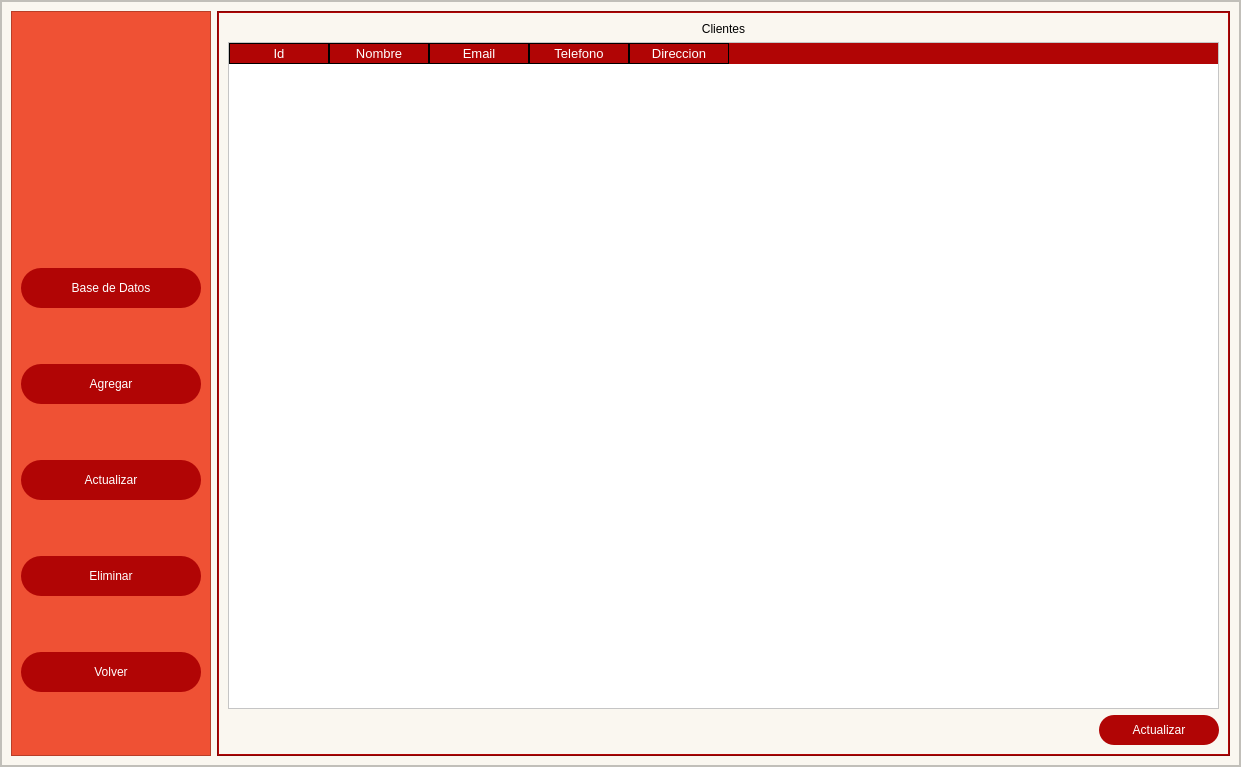
<?xml version="1.0" encoding="UTF-8"?>
<ui version="4.0">
 <class>MainWindow</class>
 <widget class="QMainWindow" name="MainWindow">
  <property name="geometry">
   <rect>
    <x>0</x>
    <y>0</y>
    <width>1241</width>
    <height>767</height>
   </rect>
  </property>
  <property name="sizePolicy">
   <sizepolicy hsizetype="Expanding" vsizetype="Expanding">
    <horstretch>0</horstretch>
    <verstretch>0</verstretch>
   </sizepolicy>
  </property>
  <property name="minimumSize">
   <size>
    <width>800</width>
    <height>600</height>
   </size>
  </property>
  <property name="windowTitle">
   <string>AthloZone - Gestionar Clientes</string>
  </property>
  <property name="windowIcon">
   <iconset>
    <normaloff>../logoAthloZone.png</normaloff>../logoAthloZone.png</iconset>
  </property>
  <property name="dockNestingEnabled">
   <bool>true</bool>
  </property>
  <widget class="QWidget" name="centralwidget">
   <layout class="QVBoxLayout" name="verticalLayout">
    <property name="spacing">
     <number>0</number>
    </property>
    <property name="leftMargin">
     <number>0</number>
    </property>
    <property name="topMargin">
     <number>0</number>
    </property>
    <property name="rightMargin">
     <number>0</number>
    </property>
    <property name="bottomMargin">
     <number>0</number>
    </property>
    <item>
     <widget class="QFrame" name="frame">
      <property name="styleSheet">
       <string notr="true">background-color: #FAF7F0;</string>
      </property>
      <property name="frameShape">
       <enum>QFrame::StyledPanel</enum>
      </property>
      <property name="frameShadow">
       <enum>QFrame::Raised</enum>
      </property>
      <layout class="QVBoxLayout" name="verticalLayout_2" stretch="8">
       <property name="spacing">
        <number>0</number>
       </property>
       <property name="leftMargin">
        <number>0</number>
       </property>
       <property name="topMargin">
        <number>0</number>
       </property>
       <property name="rightMargin">
        <number>0</number>
       </property>
       <property name="bottomMargin">
        <number>0</number>
       </property>
       <item>
        <widget class="QFrame" name="frameContenido">
         <property name="frameShape">
          <enum>QFrame::StyledPanel</enum>
         </property>
         <property name="frameShadow">
          <enum>QFrame::Raised</enum>
         </property>
         <layout class="QHBoxLayout" name="horizontalLayout_2">
          <item>
           <widget class="QFrame" name="frameControl">
            <property name="minimumSize">
             <size>
              <width>200</width>
              <height>0</height>
             </size>
            </property>
            <property name="maximumSize">
             <size>
              <width>0</width>
              <height>16777215</height>
             </size>
            </property>
            <property name="styleSheet">
             <string notr="true">QFrame{
background-color: rgb(239, 81, 52)
}

QPushButton{
background-color: rgb(177, 5, 5);
border-radius: 20px;
color: white;
font: 77 10pt &quot;Arial-Black&quot;;
}

QPushButton:hover{
background-color: white;
border-radius: 20px;
border-bottom-left-radius: 20px;
color: black;
font: 77 10pt &quot;Arial-Black&quot;;
}</string>
            </property>
            <property name="frameShape">
             <enum>QFrame::StyledPanel</enum>
            </property>
            <property name="frameShadow">
             <enum>QFrame::Raised</enum>
            </property>
            <layout class="QVBoxLayout" name="verticalLayout_3">
             <property name="topMargin">
              <number>0</number>
             </property>
             <item>
              <widget class="QLabel" name="label_16">
               <property name="minimumSize">
                <size>
                 <width>100</width>
                 <height>100</height>
                </size>
               </property>
               <property name="maximumSize">
                <size>
                 <width>16777215</width>
                 <height>150</height>
                </size>
               </property>
               <property name="text">
                <string/>
               </property>
               <property name="pixmap">
                <pixmap>../logoAthloZone.png</pixmap>
               </property>
               <property name="scaledContents">
                <bool>true</bool>
               </property>
              </widget>
             </item>
             <item>
              <widget class="QPushButton" name="botonBaseDatos">
               <property name="minimumSize">
                <size>
                 <width>0</width>
                 <height>40</height>
                </size>
               </property>
               <property name="text">
                <string>Base de Datos</string>
               </property>
              </widget>
             </item>
             <item>
              <widget class="QPushButton" name="botonAgregar">
               <property name="minimumSize">
                <size>
                 <width>0</width>
                 <height>40</height>
                </size>
               </property>
               <property name="text">
                <string>Agregar</string>
               </property>
              </widget>
             </item>
             <item>
              <widget class="QPushButton" name="botonActualizar">
               <property name="minimumSize">
                <size>
                 <width>0</width>
                 <height>40</height>
                </size>
               </property>
               <property name="text">
                <string>Actualizar</string>
               </property>
              </widget>
             </item>
             <item>
              <widget class="QPushButton" name="botonEliminar">
               <property name="minimumSize">
                <size>
                 <width>0</width>
                 <height>40</height>
                </size>
               </property>
               <property name="text">
                <string>Eliminar</string>
               </property>
              </widget>
             </item>
             <item>
              <widget class="QPushButton" name="botonVolver">
               <property name="minimumSize">
                <size>
                 <width>0</width>
                 <height>40</height>
                </size>
               </property>
               <property name="text">
                <string>Volver</string>
               </property>
              </widget>
             </item>
            </layout>
           </widget>
          </item>
          <item>
           <widget class="QFrame" name="framePaginas">
            <property name="styleSheet">
             <string notr="true">QFrame{
	background-color:rgb(177, 5, 5);
}

QLabel{
	font: 87 12pt &quot;Arial Black&quot;;
	background-color: #000000ff;
	color: black;
	border: 0px solid #14C8DC;
}

QLineEdit{
	color: black;
	border: 0.5px solid rgb(61, 61, 61);
	font: 75 12pt &quot;Times New Roman&quot;;
}

QPushButton{
	background-color: rgb(177, 5, 5);
	border-radius: 15px;
	color: white;
	font: 20 12pt &quot;Arial&quot;;

}


QPushButton:hover{
	background-color: rgb(239, 81, 52);
	border-radius: 15px;
	color: black;
	font: 77 12pt &quot;Arial&quot;;


}

QTableWidget {
    background-color: rgb(255, 255, 255);
    color: rgb(0, 0, 0);
    gridline-color: rgb(0, 206, 151);
    font-size: 12pt;
    color: #000000;
}

QHeaderView::section {
    background-color:rgb(177, 5, 5);
    border: 1px solid rgb(0, 0, 0);
    font-size: 10pt;
	color: white;
}

QTableWidget QTableCornerButton::section {
    background-color: rgb(0, 0, 0);
    border: 1px solid rgb(0, 206, 151);
}




</string>
            </property>
            <property name="frameShape">
             <enum>QFrame::StyledPanel</enum>
            </property>
            <property name="frameShadow">
             <enum>QFrame::Raised</enum>
            </property>
            <layout class="QVBoxLayout" name="verticalLayout_4">
             <property name="spacing">
              <number>0</number>
             </property>
             <property name="leftMargin">
              <number>1</number>
             </property>
             <property name="topMargin">
              <number>1</number>
             </property>
             <property name="rightMargin">
              <number>1</number>
             </property>
             <property name="bottomMargin">
              <number>1</number>
             </property>
             <item>
              <widget class="QStackedWidget" name="stackedWidget">
               <widget class="QWidget" name="paginaDatos">
                <layout class="QVBoxLayout" name="verticalLayout_5">
                 <item>
                  <widget class="QLabel" name="label">
                   <property name="text">
                    <string>Clientes</string>
                   </property>
                   <property name="alignment">
                    <set>Qt::AlignCenter</set>
                   </property>
                  </widget>
                 </item>
                 <item>
                  <widget class="QTableWidget" name="tablaClientes">
                   <column>
                    <property name="text">
                     <string>Id</string>
                    </property>
                   </column>
                   <column>
                    <property name="text">
                     <string>Nombre</string>
                    </property>
                   </column>
                   <column>
                    <property name="text">
                     <string>Email</string>
                    </property>
                   </column>
                   <column>
                    <property name="text">
                     <string>Telefono</string>
                    </property>
                   </column>
                   <column>
                    <property name="text">
                     <string>Direccion</string>
                    </property>
                   </column>
                  </widget>
                 </item>
                 <item>
                  <layout class="QHBoxLayout" name="horizontalLayout_3">
                   <item>
                    <spacer name="horizontalSpacer_2">
                     <property name="orientation">
                      <enum>Qt::Horizontal</enum>
                     </property>
                     <property name="sizeHint" stdset="0">
                      <size>
                       <width>40</width>
                       <height>20</height>
                      </size>
                     </property>
                    </spacer>
                   </item>
                   <item>
                    <widget class="QPushButton" name="botonRefrescar">
                     <property name="minimumSize">
                      <size>
                       <width>120</width>
                       <height>30</height>
                      </size>
                     </property>
                     <property name="text">
                      <string>Actualizar</string>
                     </property>
                    </widget>
                   </item>
                  </layout>
                 </item>
                </layout>
               </widget>
               <widget class="QWidget" name="paginaAgregar">
                <layout class="QVBoxLayout" name="verticalLayout_8">
                 <item>
                  <widget class="QLabel" name="label_8">
                   <property name="text">
                    <string>Agregar Clientes</string>
                   </property>
                   <property name="alignment">
                    <set>Qt::AlignCenter</set>
                   </property>
                  </widget>
                 </item>
                 <item>
                  <spacer name="verticalSpacer_2">
                   <property name="orientation">
                    <enum>Qt::Vertical</enum>
                   </property>
                   <property name="sizeHint" stdset="0">
                    <size>
                     <width>20</width>
                     <height>40</height>
                    </size>
                   </property>
                  </spacer>
                 </item>
                 <item>
                  <layout class="QHBoxLayout" name="horizontalLayout_4">
                   <item>
                    <layout class="QVBoxLayout" name="verticalLayout_7">
                     <item>
                      <widget class="QLabel" name="label_2">
                       <property name="text">
                        <string>Id</string>
                       </property>
                      </widget>
                     </item>
                     <item>
                      <widget class="QLabel" name="label_3">
                       <property name="text">
                        <string>Nombre</string>
                       </property>
                      </widget>
                     </item>
                     <item>
                      <widget class="QLabel" name="label_4">
                       <property name="text">
                        <string>Email</string>
                       </property>
                      </widget>
                     </item>
                     <item>
                      <widget class="QLabel" name="label_5">
                       <property name="text">
                        <string>Telefono</string>
                       </property>
                      </widget>
                     </item>
                     <item>
                      <widget class="QLabel" name="label_6">
                       <property name="text">
                        <string>Direccion</string>
                       </property>
                      </widget>
                     </item>
                    </layout>
                   </item>
                   <item>
                    <layout class="QVBoxLayout" name="verticalLayout_6">
                     <property name="spacing">
                      <number>30</number>
                     </property>
                     <item>
                      <widget class="QLineEdit" name="lineEditAgregarId"/>
                     </item>
                     <item>
                      <widget class="QLineEdit" name="lineEditAgregarNombre"/>
                     </item>
                     <item>
                      <widget class="QLineEdit" name="lineEditAgregarEmail"/>
                     </item>
                     <item>
                      <widget class="QLineEdit" name="lineEditAgregarTelefono"/>
                     </item>
                     <item>
                      <widget class="QLineEdit" name="lineEditAgregarDireccion"/>
                     </item>
                    </layout>
                   </item>
                   <item>
                    <spacer name="horizontalSpacer_4">
                     <property name="orientation">
                      <enum>Qt::Horizontal</enum>
                     </property>
                     <property name="sizeHint" stdset="0">
                      <size>
                       <width>40</width>
                       <height>20</height>
                      </size>
                     </property>
                    </spacer>
                   </item>
                  </layout>
                 </item>
                 <item>
                  <spacer name="verticalSpacer">
                   <property name="orientation">
                    <enum>Qt::Vertical</enum>
                   </property>
                   <property name="sizeHint" stdset="0">
                    <size>
                     <width>20</width>
                     <height>40</height>
                    </size>
                   </property>
                  </spacer>
                 </item>
                 <item>
                  <layout class="QHBoxLayout" name="horizontalLayout_5">
                   <item>
                    <widget class="QLabel" name="signalAgregar">
                     <property name="minimumSize">
                      <size>
                       <width>200</width>
                       <height>0</height>
                      </size>
                     </property>
                     <property name="text">
                      <string/>
                     </property>
                     <property name="alignment">
                      <set>Qt::AlignCenter</set>
                     </property>
                    </widget>
                   </item>
                   <item>
                    <spacer name="horizontalSpacer_3">
                     <property name="orientation">
                      <enum>Qt::Horizontal</enum>
                     </property>
                     <property name="sizeHint" stdset="0">
                      <size>
                       <width>40</width>
                       <height>20</height>
                      </size>
                     </property>
                    </spacer>
                   </item>
                   <item>
                    <widget class="QPushButton" name="botonAgregarCliente">
                     <property name="minimumSize">
                      <size>
                       <width>110</width>
                       <height>35</height>
                      </size>
                     </property>
                     <property name="text">
                      <string>Agregar</string>
                     </property>
                    </widget>
                   </item>
                  </layout>
                 </item>
                </layout>
               </widget>
               <widget class="QWidget" name="paginaActualizar">
                <layout class="QVBoxLayout" name="verticalLayout_9">
                 <item>
                  <layout class="QHBoxLayout" name="horizontalLayout_6">
                   <item>
                    <widget class="QLabel" name="label_9">
                     <property name="text">
                      <string>Cliente a Buscar</string>
                     </property>
                    </widget>
                   </item>
                   <item>
                    <widget class="QLineEdit" name="lineEditBuscarActualizar"/>
                   </item>
                   <item>
                    <spacer name="horizontalSpacer_10">
                     <property name="orientation">
                      <enum>Qt::Horizontal</enum>
                     </property>
                     <property name="sizeHint" stdset="0">
                      <size>
                       <width>40</width>
                       <height>20</height>
                      </size>
                     </property>
                    </spacer>
                   </item>
                   <item>
                    <widget class="QPushButton" name="botonBuscarActualizar">
                     <property name="minimumSize">
                      <size>
                       <width>100</width>
                       <height>50</height>
                      </size>
                     </property>
                     <property name="text">
                      <string>Buscar</string>
                     </property>
                    </widget>
                   </item>
                  </layout>
                 </item>
                 <item>
                  <layout class="QHBoxLayout" name="horizontalLayout">
                   <property name="topMargin">
                    <number>20</number>
                   </property>
                   <item>
                    <spacer name="horizontalSpacer_17">
                     <property name="orientation">
                      <enum>Qt::Horizontal</enum>
                     </property>
                     <property name="sizeHint" stdset="0">
                      <size>
                       <width>40</width>
                       <height>20</height>
                      </size>
                     </property>
                    </spacer>
                   </item>
                   <item>
                    <widget class="QLabel" name="label_10">
                     <property name="text">
                      <string>Id</string>
                     </property>
                    </widget>
                   </item>
                   <item>
                    <spacer name="horizontalSpacer">
                     <property name="orientation">
                      <enum>Qt::Horizontal</enum>
                     </property>
                     <property name="sizeHint" stdset="0">
                      <size>
                       <width>40</width>
                       <height>20</height>
                      </size>
                     </property>
                    </spacer>
                   </item>
                   <item>
                    <widget class="QLabel" name="label_11">
                     <property name="text">
                      <string>Nombre</string>
                     </property>
                    </widget>
                   </item>
                   <item>
                    <spacer name="horizontalSpacer_5">
                     <property name="orientation">
                      <enum>Qt::Horizontal</enum>
                     </property>
                     <property name="sizeHint" stdset="0">
                      <size>
                       <width>40</width>
                       <height>20</height>
                      </size>
                     </property>
                    </spacer>
                   </item>
                   <item>
                    <widget class="QLabel" name="label_12">
                     <property name="text">
                      <string>Email</string>
                     </property>
                    </widget>
                   </item>
                   <item>
                    <spacer name="horizontalSpacer_6">
                     <property name="orientation">
                      <enum>Qt::Horizontal</enum>
                     </property>
                     <property name="sizeHint" stdset="0">
                      <size>
                       <width>40</width>
                       <height>20</height>
                      </size>
                     </property>
                    </spacer>
                   </item>
                   <item>
                    <widget class="QLabel" name="label_13">
                     <property name="text">
                      <string>Telefono</string>
                     </property>
                    </widget>
                   </item>
                   <item>
                    <spacer name="horizontalSpacer_8">
                     <property name="orientation">
                      <enum>Qt::Horizontal</enum>
                     </property>
                     <property name="sizeHint" stdset="0">
                      <size>
                       <width>40</width>
                       <height>20</height>
                      </size>
                     </property>
                    </spacer>
                   </item>
                   <item>
                    <widget class="QLabel" name="label_14">
                     <property name="text">
                      <string>Direccion</string>
                     </property>
                    </widget>
                   </item>
                   <item>
                    <spacer name="horizontalSpacer_9">
                     <property name="orientation">
                      <enum>Qt::Horizontal</enum>
                     </property>
                     <property name="sizeHint" stdset="0">
                      <size>
                       <width>40</width>
                       <height>20</height>
                      </size>
                     </property>
                    </spacer>
                   </item>
                  </layout>
                 </item>
                 <item>
                  <layout class="QHBoxLayout" name="horizontalLayout_7">
                   <property name="topMargin">
                    <number>20</number>
                   </property>
                   <property name="bottomMargin">
                    <number>20</number>
                   </property>
                   <item>
                    <spacer name="horizontalSpacer_19">
                     <property name="orientation">
                      <enum>Qt::Horizontal</enum>
                     </property>
                     <property name="sizeHint" stdset="0">
                      <size>
                       <width>40</width>
                       <height>20</height>
                      </size>
                     </property>
                    </spacer>
                   </item>
                   <item>
                    <widget class="QLineEdit" name="lineEditIdActualizarCliente">
                     <property name="maximumSize">
                      <size>
                       <width>80</width>
                       <height>16777215</height>
                      </size>
                     </property>
                    </widget>
                   </item>
                   <item>
                    <spacer name="horizontalSpacer_11">
                     <property name="orientation">
                      <enum>Qt::Horizontal</enum>
                     </property>
                     <property name="sizeHint" stdset="0">
                      <size>
                       <width>40</width>
                       <height>20</height>
                      </size>
                     </property>
                    </spacer>
                   </item>
                   <item>
                    <widget class="QLineEdit" name="lineEditNombreActualizarCliente"/>
                   </item>
                   <item>
                    <spacer name="horizontalSpacer_12">
                     <property name="orientation">
                      <enum>Qt::Horizontal</enum>
                     </property>
                     <property name="sizeHint" stdset="0">
                      <size>
                       <width>40</width>
                       <height>20</height>
                      </size>
                     </property>
                    </spacer>
                   </item>
                   <item>
                    <widget class="QLineEdit" name="lineEditEmailActualizarCliente"/>
                   </item>
                   <item>
                    <spacer name="horizontalSpacer_13">
                     <property name="orientation">
                      <enum>Qt::Horizontal</enum>
                     </property>
                     <property name="sizeHint" stdset="0">
                      <size>
                       <width>40</width>
                       <height>20</height>
                      </size>
                     </property>
                    </spacer>
                   </item>
                   <item>
                    <widget class="QLineEdit" name="lineEditTelefonoActualizarCliente"/>
                   </item>
                   <item>
                    <spacer name="horizontalSpacer_14">
                     <property name="orientation">
                      <enum>Qt::Horizontal</enum>
                     </property>
                     <property name="sizeHint" stdset="0">
                      <size>
                       <width>40</width>
                       <height>20</height>
                      </size>
                     </property>
                    </spacer>
                   </item>
                   <item>
                    <widget class="QLineEdit" name="lineEditDireccionActualizarCliente"/>
                   </item>
                   <item>
                    <spacer name="horizontalSpacer_15">
                     <property name="orientation">
                      <enum>Qt::Horizontal</enum>
                     </property>
                     <property name="sizeHint" stdset="0">
                      <size>
                       <width>40</width>
                       <height>20</height>
                      </size>
                     </property>
                    </spacer>
                   </item>
                  </layout>
                 </item>
                 <item>
                  <widget class="QTableWidget" name="tablaActualizar">
                   <column>
                    <property name="text">
                     <string>Id</string>
                    </property>
                   </column>
                   <column>
                    <property name="text">
                     <string>Nombre</string>
                    </property>
                   </column>
                   <column>
                    <property name="text">
                     <string>Email</string>
                    </property>
                   </column>
                   <column>
                    <property name="text">
                     <string>Telefono</string>
                    </property>
                   </column>
                   <column>
                    <property name="text">
                     <string>Direccion</string>
                    </property>
                   </column>
                  </widget>
                 </item>
                 <item>
                  <layout class="QHBoxLayout" name="horizontalLayout_8">
                   <item>
                    <widget class="QLabel" name="signalActualizarCliente">
                     <property name="minimumSize">
                      <size>
                       <width>200</width>
                       <height>0</height>
                      </size>
                     </property>
                     <property name="text">
                      <string/>
                     </property>
                    </widget>
                   </item>
                   <item>
                    <spacer name="horizontalSpacer_16">
                     <property name="orientation">
                      <enum>Qt::Horizontal</enum>
                     </property>
                     <property name="sizeHint" stdset="0">
                      <size>
                       <width>40</width>
                       <height>20</height>
                      </size>
                     </property>
                    </spacer>
                   </item>
                   <item>
                    <widget class="QPushButton" name="botonActualizarCliente">
                     <property name="minimumSize">
                      <size>
                       <width>100</width>
                       <height>50</height>
                      </size>
                     </property>
                     <property name="text">
                      <string>Actualizar</string>
                     </property>
                    </widget>
                   </item>
                  </layout>
                 </item>
                </layout>
               </widget>
               <widget class="QWidget" name="paginaEliminar">
                <layout class="QVBoxLayout" name="verticalLayout_11">
                 <item>
                  <widget class="QLabel" name="label_19">
                   <property name="text">
                    <string>Eliminar Cliente</string>
                   </property>
                   <property name="alignment">
                    <set>Qt::AlignCenter</set>
                   </property>
                  </widget>
                 </item>
                 <item>
                  <layout class="QHBoxLayout" name="horizontalLayout_10">
                   <item>
                    <widget class="QLabel" name="label_20">
                     <property name="text">
                      <string>Cliente a buscar</string>
                     </property>
                    </widget>
                   </item>
                   <item>
                    <widget class="QLineEdit" name="lineEditBuscarEliminar"/>
                   </item>
                   <item>
                    <widget class="QPushButton" name="botonBuscarEliminar">
                     <property name="minimumSize">
                      <size>
                       <width>110</width>
                       <height>35</height>
                      </size>
                     </property>
                     <property name="text">
                      <string>Buscar</string>
                     </property>
                    </widget>
                   </item>
                  </layout>
                 </item>
                 <item>
                  <widget class="QTableWidget" name="tablaEliminar">
                   <column>
                    <property name="text">
                     <string>Id</string>
                    </property>
                   </column>
                   <column>
                    <property name="text">
                     <string>Nombre</string>
                    </property>
                   </column>
                   <column>
                    <property name="text">
                     <string>Email</string>
                    </property>
                   </column>
                   <column>
                    <property name="text">
                     <string>Telefono</string>
                    </property>
                   </column>
                   <column>
                    <property name="text">
                     <string>Direccion</string>
                    </property>
                   </column>
                  </widget>
                 </item>
                 <item>
                  <layout class="QHBoxLayout" name="horizontalLayout_11">
                   <item>
                    <widget class="QLabel" name="signalEliminar">
                     <property name="minimumSize">
                      <size>
                       <width>200</width>
                       <height>35</height>
                      </size>
                     </property>
                     <property name="text">
                      <string/>
                     </property>
                    </widget>
                   </item>
                   <item>
                    <spacer name="horizontalSpacer_7">
                     <property name="orientation">
                      <enum>Qt::Horizontal</enum>
                     </property>
                     <property name="sizeHint" stdset="0">
                      <size>
                       <width>40</width>
                       <height>20</height>
                      </size>
                     </property>
                    </spacer>
                   </item>
                   <item>
                    <widget class="QPushButton" name="botonEliminarCliente">
                     <property name="minimumSize">
                      <size>
                       <width>110</width>
                       <height>35</height>
                      </size>
                     </property>
                     <property name="text">
                      <string>Eliminar</string>
                     </property>
                    </widget>
                   </item>
                  </layout>
                 </item>
                </layout>
               </widget>
               <widget class="QWidget" name="paginaAjustes"/>
              </widget>
             </item>
            </layout>
           </widget>
          </item>
         </layout>
        </widget>
       </item>
      </layout>
     </widget>
    </item>
   </layout>
  </widget>
 </widget>
 <resources/>
 <connections/>
</ui>
